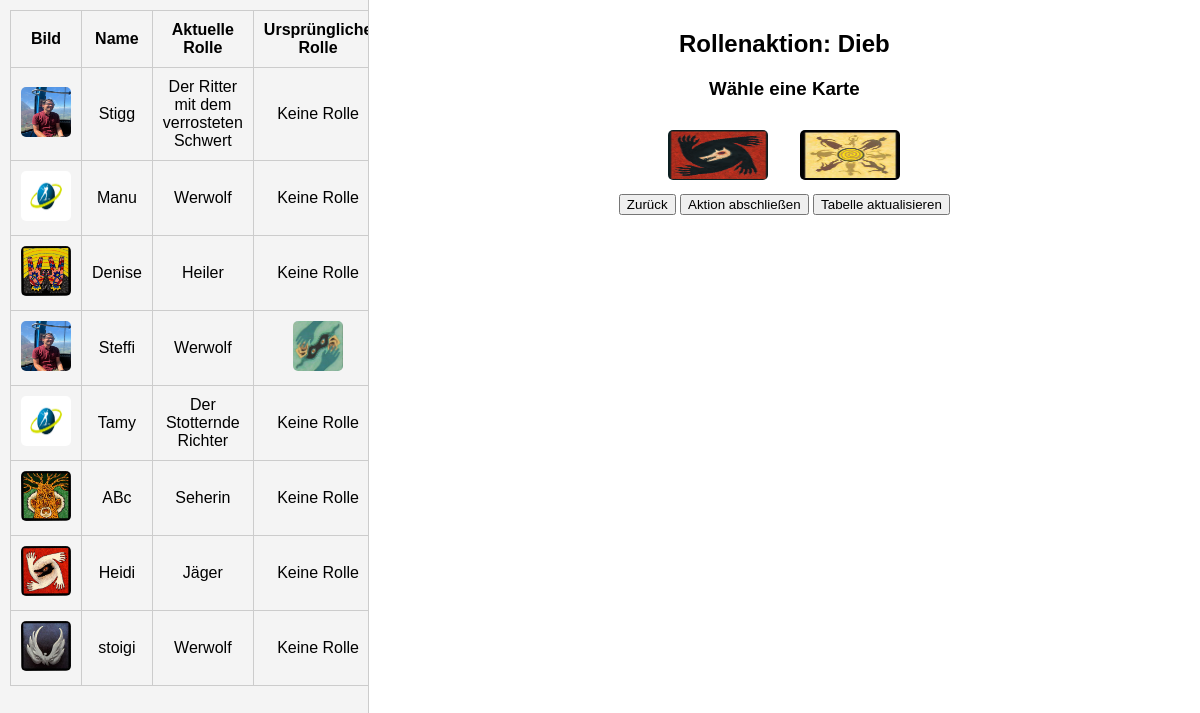
Screenshot of /night1 with the database file from the repository.
### tables this page shows
CREATE TABLE "players" (
	"id"	INTEGER,
	"name"	TEXT NOT NULL UNIQUE,
	"image"	TEXT,
	"role"	TEXT,
	"status"	TEXT,
	PRIMARY KEY("id" AUTOINCREMENT)
);

### app.py (the view)
@app.route('/night1')
def night1():
    players = get_players_with_roles()
    with get_db_connection() as conn:
        thief_player = conn.execute("""
            SELECT id FROM players WHERE role = 'Dieb' LIMIT 1
        """).fetchone()
        thief_player_id = thief_player["id"] if thief_player else None
    return render_template('night1.html', players=players, thief_player_id=thief_player_id or 'null')

### app.py (called while the page is built)
def get_db_connection():
    conn = sqlite3.connect("players.db")
    conn.row_factory = sqlite3.Row  # Ermöglicht den Zugriff auf Spaltennamen
    return conn

### templates/night1.html (shortened to what this page needs)
<!DOCTYPE html>
<html lang="en">
<head>
</head>
<body>
    <div class="left-panel">
        <table id="playersTable">
            <thead>
                <tr>
                    <th>Bild</th>
                    <th>Name</th>
                    <th>Aktuelle Rolle</th>
                    <th>Ursprüngliche Rolle</th>
                </tr>
            </thead>
            <tbody>
                {% for player in players %}
                <tr>
                    <td><img src="{{ player.image }}" alt="{{ player.name }}" width="50"></td>
                    <td>{{ player.name }}</td>
                    <td>{{ player.current_role or 'Keine Rolle' }}</td>
                    <td>
                        {% if player.original_role_image %}
                            <img src="{{ player.original_role_image }}" alt="{{ player.original_role }}" width="50">
                        {% else %}
                            Keine Rolle
                        {% endif %}
                    </td>
                </tr>
                {% endfor %}
            </tbody>
        </table>
    </div>
    <div class="right-panel">
        <div id="interactivePhase" class="interactive-phase">
            <h2 id="roleTitle">Rollenaktion</h2>
            <div id="roleContent">
            </div>
            <div>
                <button onclick="previousAction()">Zurück</button>
                <button onclick="completeAction()">Aktion abschließen</button>
                <button onclick="updatePlayerTable()">Tabelle aktualisieren</button>
            </div>
        </div>
    </div>
</body>
</html>

### templates/night1.html (style rules this page uses)
body { font-family: Arial, sans-serif; margin: 0; display: flex; }
.left-panel, .right-panel { height: 100vh; overflow-y: auto; }
.left-panel { width: 30%; background-color: #f4f4f4; border-right: 1px solid #ccc; padding: 10px; }
.right-panel { width: 70%; padding: 10px; }
table { width: 100%; border-collapse: collapse; }
th, td { border: 1px solid #ccc; padding: 10px; text-align: center; }
th { background-color: #f4f4f4; }
img { width: 50px; height: 50px; border-radius: 5px; }
.interactive-phase { display: none; text-align: center; margin-top: 20px; }
.interactive-phase.active { display: block; }
table td:nth-child(4) { width: 60px; text-align: center; }

### rows the page displays
players: image (picture), name "Stigg", role "Der Ritter mit dem verrosteten Schwert", shows "Keine Rolle"
players: image (picture), name "Manu", role "Werwolf", shows "Keine Rolle"
players: image (picture), name "Denise", role "Heiler", shows "Keine Rolle"
players: image (picture), name "Steffi", role "Werwolf"
players: image (picture), name "Tamy", role "Der Stotternde Richter", shows "Keine Rolle"
players: image (picture), name "ABc", role "Seherin", shows "Keine Rolle"
players: image (picture), name "Heidi", role "Jäger", shows "Keine Rolle"
players: image (picture), name "stoigi", role "Werwolf", shows "Keine Rolle"
